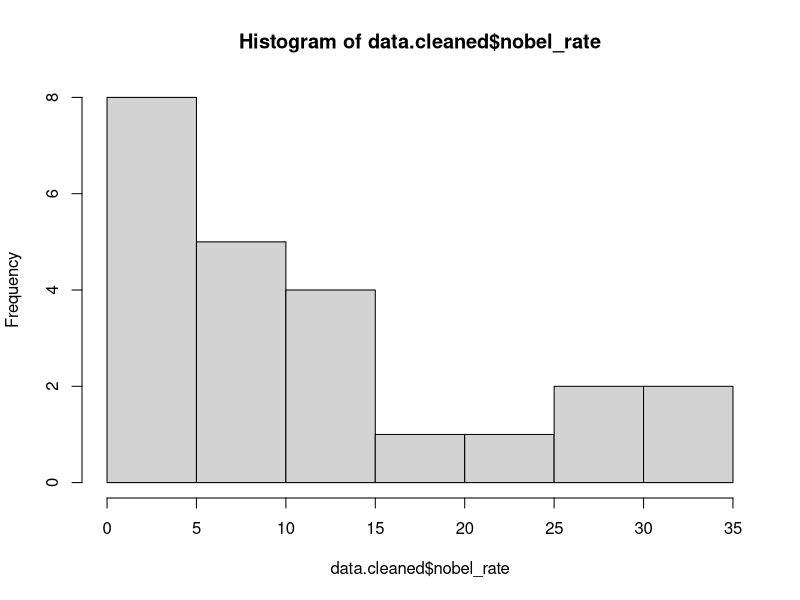
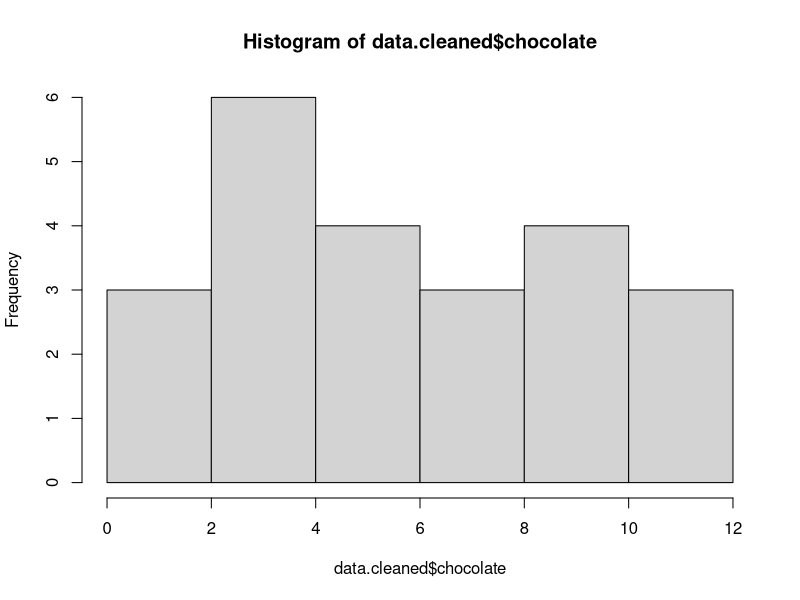
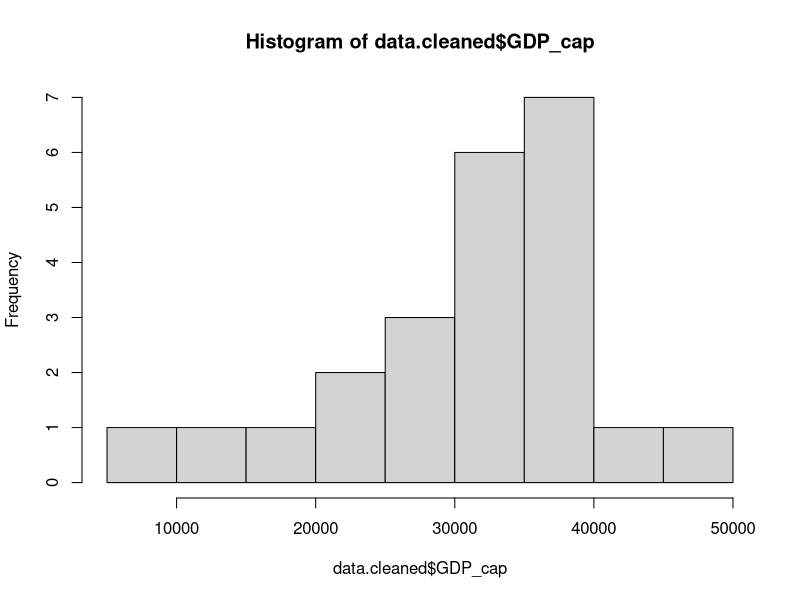
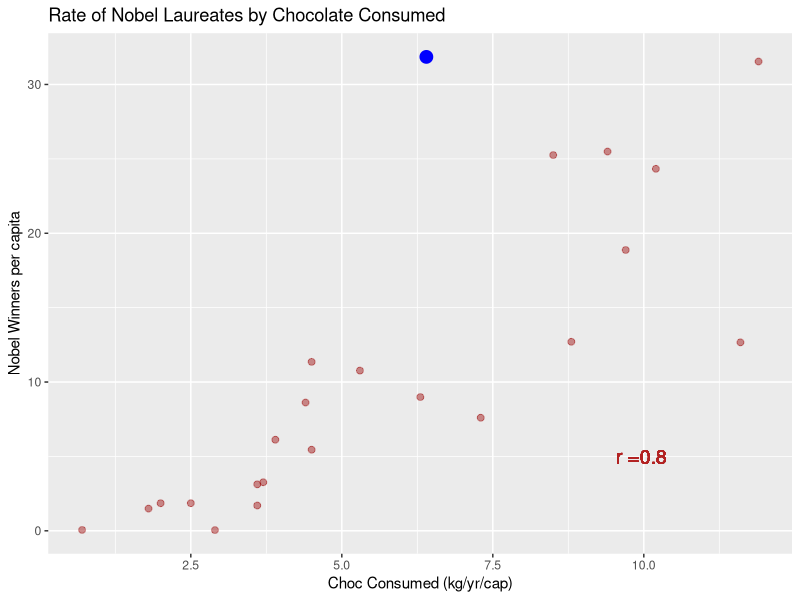
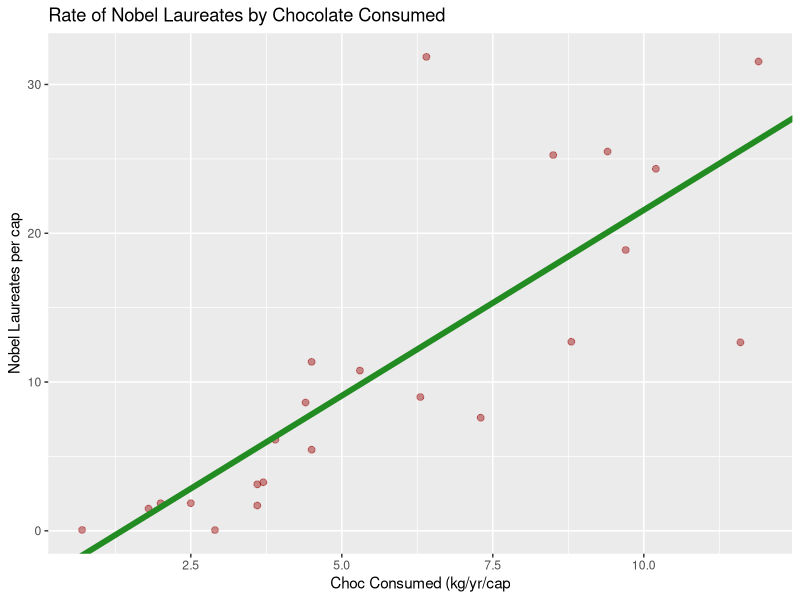
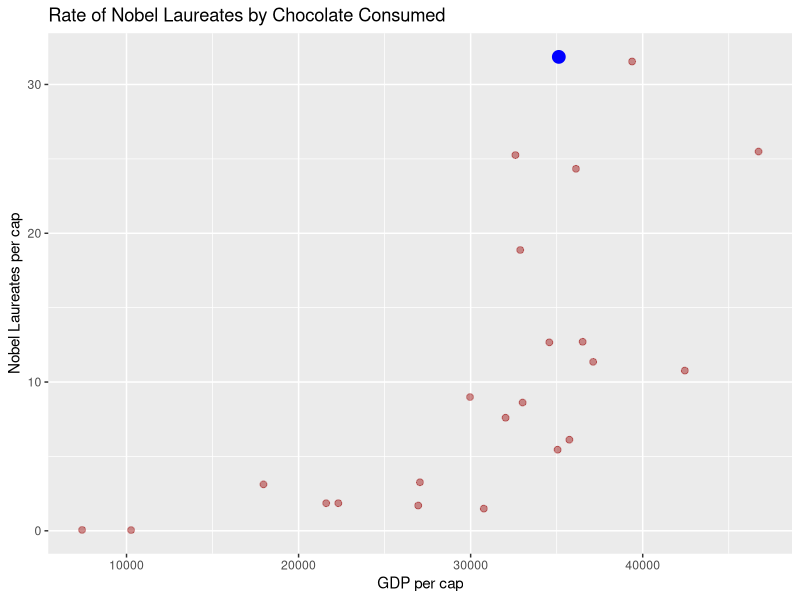
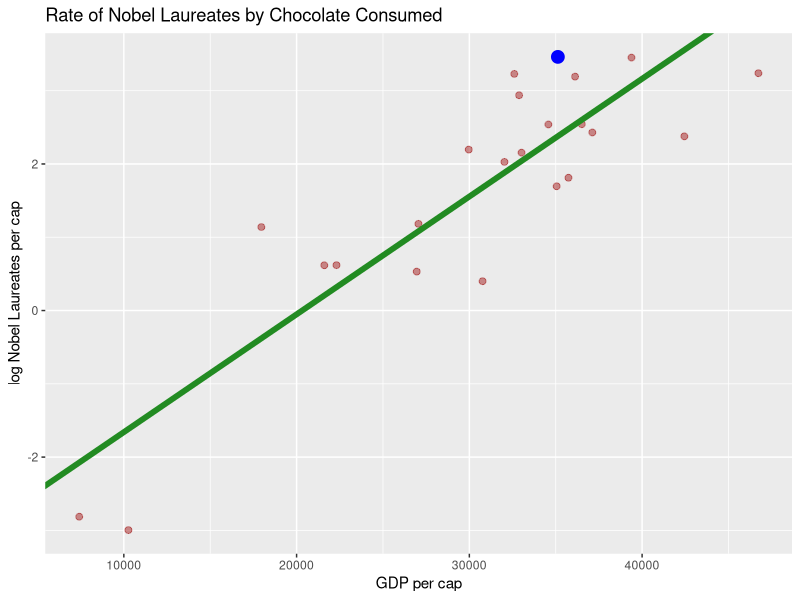

These figures' R source, in order:
## ---- chunk 1
knitr::opts_chunk$set(echo = TRUE)
library(tidyverse)
## ---- chunk 2
data <- read.csv("nobel_chocolate.txt", header = TRUE) # import data 
data.cleaned <- data[ ,1:3]
data.cleaned[ ,4]<- data[ , 6]                          #create new df with only relevant variables
colnames(data.cleaned)[4] <-"GDP_cap"     
descriptives <-summary(data.cleaned[,c("nobel_rate", "chocolate", "GDP_cap")]) #create summary stats table
SD<- round(apply(data.cleaned[,c("nobel_rate", "chocolate", "GDP_cap")], 2, sd, na.rm=TRUE), digits=2)
descriptives<- rbind(descriptives, SD)                   #add row of SDs to table
print(descriptives)
## ---- chunk 3
par(c(1,3))   #format graphing window
hist(data.cleaned$nobel_rate)
hist(data.cleaned$chocolate)
hist(data.cleaned$GDP_cap)

## ---- chunk 4
data.cleaned[ ,5] <- "Not Sweden" #create label for Sweden
data.cleaned[data.cleaned$country == "Sweden", 5] <- "Sweden"
r<- cor(data.cleaned$chocolate, data.cleaned$nobel_rate)   # calculate r
NLxChoc <- data.cleaned %>% ggplot(aes(x=chocolate, y=nobel_rate, color = V5)) + 
  geom_point(color="#99000070", size=2) +
  geom_point(data=data.cleaned[data.cleaned$country == "Sweden",], color = "blue", size = 4) +
  ggtitle("Rate of Nobel Laureates by Chocolate Consumed") +
  labs(x="Choc Consumed (kg/yr/cap)", y="Nobel Winners per capita") +
  geom_text(label = "r =0.8 ", x=10, y=5, size=5, color="firebrick") # I couldn't get Sweden to have a label but it is blue...
NLxChoc
## ---- chunk 5
lm.choc <- lm(nobel_rate ~ chocolate, data = data.cleaned) #regress nobels against chocolate consumed
summary(lm.choc)#model results with hypothesis tests and p values
#make scatterplot with line
s.1 <- data.cleaned %>% ggplot(aes(x=chocolate, y=nobel_rate)) + geom_point(color="#99000070", size=2) +
  ggtitle("Rate of Nobel Laureates by Chocolate Consumed") +
  labs(x="Choc Consumed (kg/yr/cap", y="Nobel Laureates per cap") +
  geom_abline(intercept= coef(lm.choc)[1] , slope=coef(lm.choc)[2], color="forestgreen", size=2) 
s.1
#plot residuals for residual analysis  
r.1 <- lm.choc %>% ggplot(aes(x=chocolate, y=.resid)) + 
  geom_point(color="#99000070", size=2) +
  ggtitle("Residual Plot") +
  labs(x="Chocolate consumed (kg/yr/cap)", y="Residuals") +
  geom_hline(yintercept=0, color="gray50",  lty=2)

## ---- chunk 6
#extract fitted value for Sweden
lm.choc$fitted.values[data.cleaned$country == "Sweden"]
#extract residual error for Sweden
lm.choc$residuals[data.cleaned$country == "Sweden"]
## ---- chunk 7
data.cleaned[ ,6] <- log(data.cleaned$nobel_rate)
colnames(data.cleaned)[6] <- "logNobel_rate"
lm.gdp <- lm(logNobel_rate ~ GDP_cap, data= data.cleaned)

s.2 <- data.cleaned %>% ggplot(aes(x=GDP_cap, y=nobel_rate)) + geom_point(color="#99000070", size=2) +
  ggtitle("Rate of Nobel Laureates by Chocolate Consumed") +
  geom_point(data=data.cleaned[data.cleaned$country == "Sweden",], color = "blue", size = 4) +
  labs(x="GDP per cap", y="Nobel Laureates per cap") 
s.3 <-data.cleaned %>% ggplot(aes(x=GDP_cap, y=logNobel_rate)) + geom_point(color="#99000070", size=2) +
  ggtitle("Rate of Nobel Laureates by Chocolate Consumed") +
  geom_point(data=data.cleaned[data.cleaned$country == "Sweden",], color = "blue", size = 4) +
  labs(x="GDP per cap", y="log Nobel Laureates per cap") +
  geom_abline(intercept= coef(lm.gdp)[1] , slope=coef(lm.gdp)[2], color="forestgreen", size=2)
s.2
s.3

lm.gdp <- lm(logNobel_rate ~ GDP_cap, data= data.cleaned)
summary(lm.gdp)
